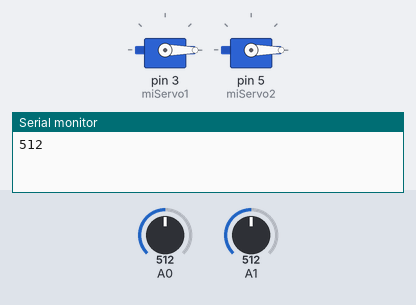
This sketch was run on a simulated Arduino Uno, built with avr-gcc and run on an emulated ATmega328P. Parts: 2 × servo, the last lines printed to the serial monitor. The inputs (shaded band) are chosen by the test bench; at power-on: A1 = 512, A0 = 512.

Above: at 2.6 s.
3.3 s: A1 set to 110
At 6.4 s:
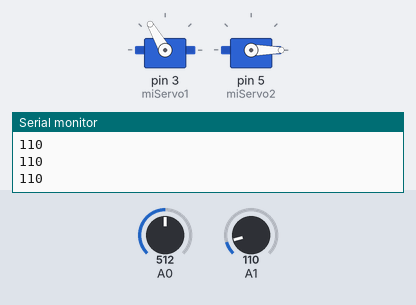
7.0 s: A1 set to 123
At 7.4 s:
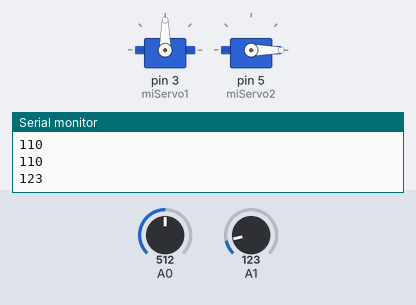
10.7 s: A0 set to 125
14.2 s: A0 set to 109
17.9 s: A0 set to 122
At 18.21 s:
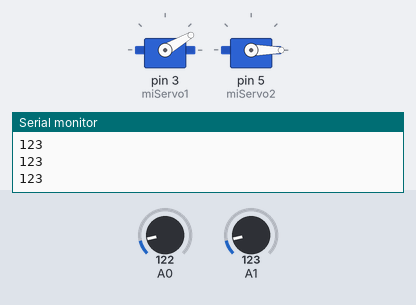
Timing chart, 0 to 22.5 s (numbered marks = the images above; inputs shaded):
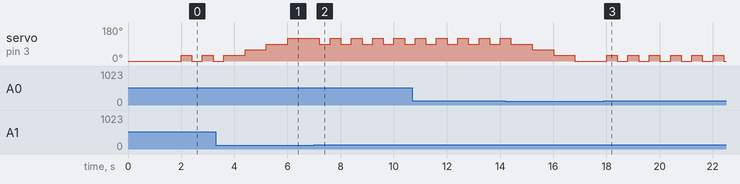

The sketch:

drone2.ino
```cpp
#include <Servo.h>
int led = 13;//Inicicializacion de variable
int sensor1 =0;
int sensor2 =0;
int limite1=115;
int centinela=0;
int contador=0;
int contador2=0;
Servo miServo1;//Inicicializacion de sewrvomotor
Servo miServo2;//Inicicializacion de sewrvomotor

void setup()
{
  Serial.begin(9600);
  miServo1.attach(3);//asigncion de pines de servomotor
  miServo2.attach(5);//asigncion de pines de servomotor
  miServo1.write(contador);  //Altura
  miServo2.write(contador2); //giro en el eje
  delay(2000);
}


void loop()
{
    sensor1 = analogRead(A0);
    //Serial.println(sensor1);
    if (sensor1>limite1)
    {
      contador=contador+30;
      if (contador>120)//limitantre de elevacion
      {
          contador=120;  //asignacion de angulo de giro
      }
      miServo1.write(contador);//ejecucion de giro
      //Serial.println(contador);
    }
    delay(400);

    sensor2 = analogRead(A1);
    Serial.println(sensor2);
    if (sensor2>limite1)
    {
      contador=contador-30;
      if (contador<0)//limitantre de elevacion
      {
          contador=0;  //asignacion de angulo de giro
      }
      miServo1.write(contador);//ejecucion de giro
      //Serial.println(contador);
    }
    delay(400);
    Serial.println();


}
//+++++++++++++FIN+++++++++++++++++++++++++++++
```

Measured:
- the behaviour switches between 115 and 116 on A1 (found by bisection; images 1 and 2)
- after the input at 7.0 s, servo on pin 3 (miServo1): alternates 120° for 0.40 s and 90° for 0.40 s, starting after 0.20 s
- after the input at 17.9 s, servo on pin 3 (miServo1): alternates 30° for 0.40 s and 0° for 0.40 s, starting after 0.11 s
